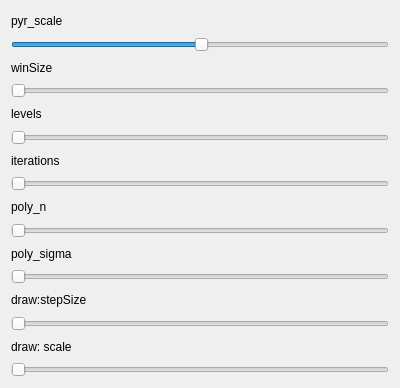
<?xml version="1.0" encoding="UTF-8"?>
<ui version="4.0">
 <class>OpticalFlowFarnebackConfigDialog</class>
 <widget class="QDialog" name="OpticalFlowFarnebackConfigDialog">
  <property name="geometry">
   <rect>
    <x>0</x>
    <y>0</y>
    <width>400</width>
    <height>388</height>
   </rect>
  </property>
  <property name="windowTitle">
   <string>OpticalFlowFarnebackConfigDialog</string>
  </property>
  <layout class="QVBoxLayout" name="verticalLayout">
   <item>
    <widget class="QLabel" name="label_pyr_scale">
     <property name="text">
      <string>pyr_scale</string>
     </property>
    </widget>
   </item>
   <item>
    <widget class="QSlider" name="slider_pyr_scale">
     <property name="maximum">
      <number>99</number>
     </property>
     <property name="singleStep">
      <number>1</number>
     </property>
     <property name="pageStep">
      <number>10</number>
     </property>
     <property name="value">
      <number>50</number>
     </property>
     <property name="orientation">
      <enum>Qt::Horizontal</enum>
     </property>
    </widget>
   </item>
   <item>
    <widget class="QLabel" name="label_winSize">
     <property name="text">
      <string>winSize</string>
     </property>
    </widget>
   </item>
   <item>
    <widget class="QSlider" name="slider_winSize">
     <property name="orientation">
      <enum>Qt::Horizontal</enum>
     </property>
    </widget>
   </item>
   <item>
    <widget class="QLabel" name="label_levels">
     <property name="text">
      <string>levels</string>
     </property>
    </widget>
   </item>
   <item>
    <widget class="QSlider" name="slider_levels">
     <property name="orientation">
      <enum>Qt::Horizontal</enum>
     </property>
    </widget>
   </item>
   <item>
    <widget class="QLabel" name="label_iterations">
     <property name="text">
      <string>iterations</string>
     </property>
    </widget>
   </item>
   <item>
    <widget class="QSlider" name="slider_iterations">
     <property name="orientation">
      <enum>Qt::Horizontal</enum>
     </property>
    </widget>
   </item>
   <item>
    <widget class="QLabel" name="label_poly_n">
     <property name="text">
      <string>poly_n</string>
     </property>
    </widget>
   </item>
   <item>
    <widget class="QSlider" name="slider_poly_n">
     <property name="orientation">
      <enum>Qt::Horizontal</enum>
     </property>
    </widget>
   </item>
   <item>
    <widget class="QLabel" name="label_poly_sigma">
     <property name="text">
      <string>poly_sigma</string>
     </property>
    </widget>
   </item>
   <item>
    <widget class="QSlider" name="slider_poly_sigma">
     <property name="orientation">
      <enum>Qt::Horizontal</enum>
     </property>
    </widget>
   </item>
   <item>
    <widget class="QLabel" name="label_stepSize">
     <property name="text">
      <string>draw:stepSize</string>
     </property>
    </widget>
   </item>
   <item>
    <widget class="QSlider" name="slider_stepSize">
     <property name="orientation">
      <enum>Qt::Horizontal</enum>
     </property>
    </widget>
   </item>
   <item>
    <widget class="QLabel" name="label_scale">
     <property name="text">
      <string>draw: scale</string>
     </property>
    </widget>
   </item>
   <item>
    <widget class="QSlider" name="slider_scale">
     <property name="orientation">
      <enum>Qt::Horizontal</enum>
     </property>
    </widget>
   </item>
  </layout>
 </widget>
 <layoutdefault spacing="6" margin="11"/>
 <resources/>
 <connections/>
</ui>
